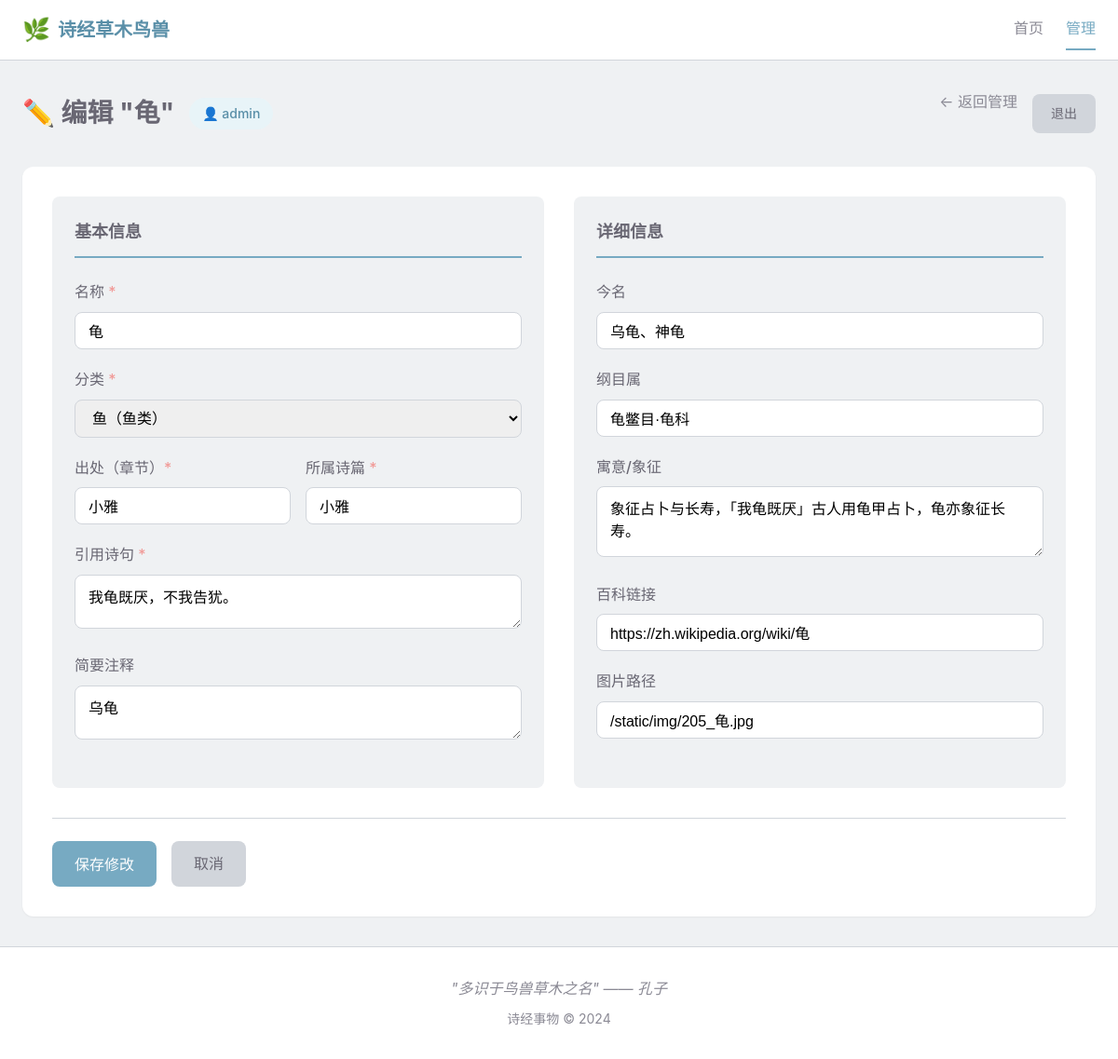
/manage/item/203 (signed in), run on an earlier commit of the app's database.
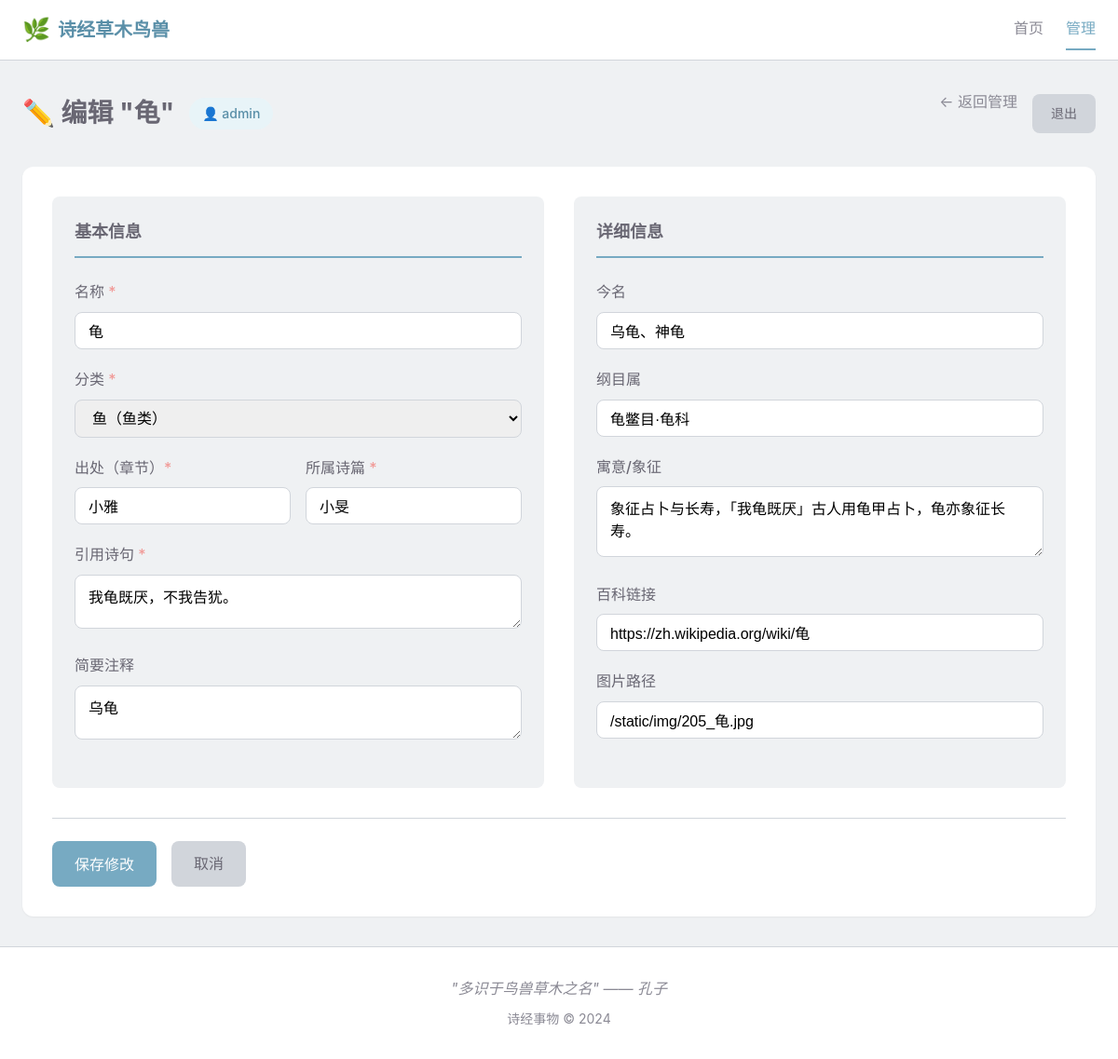
And on a later commit of the database.
### shijing_things/models/models.py (models this page shows, shortened)
class ShijingItem(Base):
    __tablename__ = "shijing_items"
    id = Column(Integer, primary_key=True, index=True)
    name = Column(String(100), nullable=False, index=True)
    category = Column(String(10), nullable=False, index=True)  # 草、木、鸟、兽、虫、鱼
    poem = Column(String(100), nullable=False, index=True)  # 所属诗篇
    source = Column(String(50), nullable=False, index=True)  # 出处（如：周南、邶风等）
    quote = Column(Text, nullable=False)  # 引用诗句
    description = Column(Text, nullable=True)  # 简要注释
    image_url = Column(String(255), nullable=True, default="")  # 图片路径
    modern_name = Column(String(255), nullable=True, default="")  # 今名
    taxonomy = Column(String(255), nullable=True, default="")  # 纲目属
    symbolism = Column(Text, nullable=True, default="")  # 寓意
    wiki_link = Column(String(255), nullable=True, default="")  # 百科链接

### shijing_things/routers/pages.py (the view)
@router.get("/manage/item/{item_id}", response_class=HTMLResponse)
def edit_item_page(item_id: int, request: Request, db: Session = Depends(get_db)):
    if not is_logged_in(request):
        return RedirectResponse(url=f"/login?next=/manage/item/{item_id}", status_code=302)
    item = crud_item.get(db, item_id=item_id)
    if not item:
        raise HTTPException(status_code=404, detail="事物不存在")
    return templates.TemplateResponse("edit.html", {
        "request": request,
        "item": item,
        "is_edit": True,
        "username": request.session.get("username", ""),
    })

### shijing_things/templates/edit.html (shortened to what the changed rows need)
{% extends "base.html" %}
{% block content %}
<div class="container">
    <div class="page-header">
        <div class="page-header-left">
            <h1 class="page-title">
                {% if is_edit %}
                ✏️ 编辑 "{{ item.name }}"
                {% else %}
                ➕ 新建事物
                {% endif %}
            </h1>
            <span class="user-badge">👤 {{ username }}</span>
        </div>
    </div>
    <form id="item-form" class="edit-form">
        <div class="form-grid">
            <div class="form-section">
                <div class="form-group">
                    <label for="name">名称 <span class="required">*</span></label>
                    <input type="text" id="name" name="name" required
                           value="{{ item.name if item else '' }}">
                </div>
                <div class="form-group">
                    <label for="category">分类 <span class="required">*</span></label>
                    <select id="category" name="category" required>
                        <option value="鱼" {% if item and item.category == '鱼' %}selected{% endif %}>鱼（鱼类）</option>
                    </select>
                </div>
                <div class="form-row">
                    <div class="form-group">
                        <label for="source">出处（章节）<span class="required">*</span></label>
                        <input type="text" id="source" name="source" required
                               value="{{ item.source if item else '' }}"
                               placeholder="如：周南、邶风">
                    </div>
                    <div class="form-group">
                        <label for="poem">所属诗篇 <span class="required">*</span></label>
                        <input type="text" id="poem" name="poem" required
                               value="{{ item.poem if item else '' }}"
                               placeholder="如：关雎">
                    </div>
                </div>
                <div class="form-group">
                    <label for="quote">引用诗句 <span class="required">*</span></label>
                    <textarea id="quote" name="quote" rows="2" required
                              placeholder="诗经中描述该事物的诗句">{{ item.quote if item else '' }}</textarea>
                </div>
                <div class="form-group">
                    <label for="description">简要注释</label>
                    <textarea id="description" name="description" rows="2"
                              placeholder="简要说明">{{ item.description if item else '' }}</textarea>
                </div>
            </div>
            <div class="form-section">
                <div class="form-group">
                    <label for="modern_name">今名</label>
                    <input type="text" id="modern_name" name="modern_name"
                           value="{{ item.modern_name if item else '' }}"
                           placeholder="现代名称">
                </div>
                <div class="form-group">
                    <label for="taxonomy">纲目属</label>
                    <input type="text" id="taxonomy" name="taxonomy"
                           value="{{ item.taxonomy if item else '' }}"
                           placeholder="如：龙胆科·荇菜属">
                </div>
                <div class="form-group">
                    <label for="symbolism">寓意/象征</label>
                    <textarea id="symbolism" name="symbolism" rows="3"
                              placeholder="文化象征意义与诗意解读">{{ item.symbolism if item else '' }}</textarea>
                </div>
                <div class="form-group">
                    <label for="wiki_link">百科链接</label>
                    <input type="url" id="wiki_link" name="wiki_link"
                           value="{{ item.wiki_link if item else '' }}"
                           placeholder="https://...">
                </div>
                <div class="form-group">
                    <label for="image_url">图片路径</label>
                    <input type="text" id="image_url" name="image_url"
                           value="{{ item.image_url if item else '' }}"
                           placeholder="/img/xxx.jpg">
                </div>
            </div>
        </div>
    </form>
</div>
{% endblock %}

What changed in the data, as far as the page shows it:
changed ShijingItem "鱼（鱼类）": poem "小雅" → "小旻"
